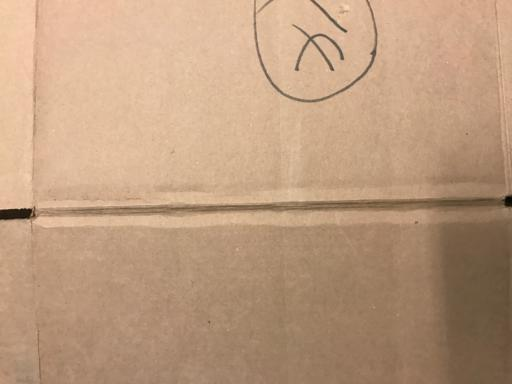
#> input picture data/raw/cardboard/cardboard1.jpg, 512 x 384 px; its folder holds only this picture in this run
$ python 02_eda.py
#> lines starting #> are read from the running program, lines starting #| are printed output that depends on the picture
"""
02_eda.py
---------
PHASE 2 — Exploratory Data Analysis (EDA)

Ye script har class ki images analyze karta hai:
1. Image resolution statistics
2. RGB channel distribution
3. Brightness analysis
4. Image file size analysis
5. Visualizations: bar chart, pie chart, histogram, box plot
"""

from pathlib import Path
import numpy as np
import matplotlib
matplotlib.use("Agg")
import matplotlib.pyplot as plt
from PIL import Image

RAW_DIR = Path(__file__).parent.parent / "data" / "raw"
OUTPUT_DIR = Path(__file__).parent.parent / "outputs"
CLASSES = ["cardboard", "glass", "paper"]
COLORS = {"cardboard": "#C9A24B", "glass": "#5DBEA3", "paper": "#7C8FA6"}


def collect_stats():
    """Har image se resolution, RGB means, brightness, aur file size collect karta hai."""
    print("=" * 60)
    print("Collecting image statistics...")
    print("=" * 60)

    records = []
    for cls in CLASSES:
        cls_dir = RAW_DIR / cls
        for img_path in cls_dir.glob("*.jpg"):
            with Image.open(img_path) as img:
                img_rgb = img.convert("RGB")
                arr = np.array(img_rgb)

                width, height = img.size
                file_size_kb = img_path.stat().st_size / 1024

                r_mean = arr[:, :, 0].mean()
                g_mean = arr[:, :, 1].mean()
                b_mean = arr[:, :, 2].mean()
                brightness = arr.mean()  # Overall brightness (avg of all channels)

                records.append({
                    "class": cls,
                    "width": width,
                    "height": height,
                    "file_size_kb": file_size_kb,
                    "r_mean": r_mean,
                    "g_mean": g_mean,
                    "b_mean": b_mean,
                    "brightness": brightness,
                })

    print(f"Collected stats for {len(records)} images")
    return records


def resolution_stats(records):
    print("\n" + "=" * 60)
    print("STEP 1: Image Resolution Statistics")
    print("=" * 60)
    widths = [r["width"] for r in records]
    heights = [r["height"] for r in records]
    print(f"  Width  -> min: {min(widths)}, max: {max(widths)}, mean: {np.mean(widths):.1f}")
    print(f"  Height -> min: {min(heights)}, max: {max(heights)}, mean: {np.mean(heights):.1f}")
    print(f"  Most common resolution: {max(set(zip(widths, heights)), key=lambda x: (widths.count(x[0]) if True else 0))}")


def plot_brightness_histogram(records):
    """Har class ki brightness distribution ka histogram."""
    fig, ax = plt.subplots(figsize=(9, 5))
    for cls in CLASSES:
        vals = [r["brightness"] for r in records if r["class"] == cls]
        ax.hist(vals, bins=25, alpha=0.6, label=cls, color=COLORS[cls])
    ax.set_title("Brightness Distribution by Class (Histogram)")
    ax.set_xlabel("Average Brightness (0-255)")
    ax.set_ylabel("Number of Images")
    ax.legend()
    plt.tight_layout()
    plt.savefig(OUTPUT_DIR / "03_brightness_histogram.png", dpi=150)
    plt.close()
    print("Saved: outputs/03_brightness_histogram.png")


def plot_filesize_boxplot(records):
    """Har class ki image file size ka box plot."""
    fig, ax = plt.subplots(figsize=(8, 5))
    data = [[r["file_size_kb"] for r in records if r["class"] == cls] for cls in CLASSES]
    bp = ax.boxplot(data, labels=CLASSES, patch_artist=True)
    for patch, cls in zip(bp["boxes"], CLASSES):
        patch.set_facecolor(COLORS[cls])
        patch.set_alpha(0.7)
    ax.set_title("Image File Size by Class (Box Plot)")
    ax.set_ylabel("File Size (KB)")
    plt.tight_layout()
    plt.savefig(OUTPUT_DIR / "04_filesize_boxplot.png", dpi=150)
    plt.close()
    print("Saved: outputs/04_filesize_boxplot.png")


def plot_rgb_distribution(records):
    """Har class ke average RGB channel values ka bar chart."""
    fig, ax = plt.subplots(figsize=(9, 5))
    x = np.arange(len(CLASSES))
    width = 0.25

    r_means = [np.mean([r["r_mean"] for r in records if r["class"] == c]) for c in CLASSES]
    g_means = [np.mean([r["g_mean"] for r in records if r["class"] == c]) for c in CLASSES]
    b_means = [np.mean([r["b_mean"] for r in records if r["class"] == c]) for c in CLASSES]

    ax.bar(x - width, r_means, width, label="Red channel", color="#D9534F")
    ax.bar(x, g_means, width, label="Green channel", color="#5CB85C")
    ax.bar(x + width, b_means, width, label="Blue channel", color="#5BC0DE")

    ax.set_xticks(x)
    ax.set_xticklabels(CLASSES)
    ax.set_ylabel("Average Channel Intensity (0-255)")
    ax.set_title("RGB Channel Distribution by Class")
    ax.legend()
    plt.tight_layout()
    plt.savefig(OUTPUT_DIR / "05_rgb_distribution.png", dpi=150)
    plt.close()
    print("Saved: outputs/05_rgb_distribution.png")


def plot_images_per_class(records):
    """Bar + pie chart - kitni images har class mein hain (EDA confirm)."""
    counts = {cls: sum(1 for r in records if r["class"] == cls) for cls in CLASSES}

    fig, axes = plt.subplots(1, 2, figsize=(12, 5))
    axes[0].bar(counts.keys(), counts.values(), color=[COLORS[c] for c in CLASSES])
    axes[0].set_title("Images per Class")
    axes[0].set_ylabel("Count")

    axes[1].pie(counts.values(), labels=counts.keys(), autopct="%1.1f%%",
                colors=[COLORS[c] for c in CLASSES])
    axes[1].set_title("Class Proportion")

    plt.tight_layout()
    plt.savefig(OUTPUT_DIR / "06_images_per_class_eda.png", dpi=150)
    plt.close()
    print("Saved: outputs/06_images_per_class_eda.png")


def main():
    OUTPUT_DIR.mkdir(exist_ok=True)
    records = collect_stats()
#> in collect_stats, img is the input picture: PIL image 512x384 RGB; mean R, G, B 189, 155.5, 126.7
#> in collect_stats, `r_mean = arr[:, :, 0].mean()`: r_mean = 189
#> in collect_stats, `g_mean = arr[:, :, 1].mean()`: g_mean = 155.5
#> in collect_stats, `b_mean = arr[:, :, 2].mean()`: b_mean = 126.7
#> in collect_stats, `brightness = arr.mean()`: brightness = 157.1
#| Collected stats for 2 images
#> records = 2 items

    resolution_stats(records)
#> in resolution_stats, `widths = [r["width"] for r in records]`: widths = [512, 512]
#> in resolution_stats, `heights = [r["height"] for r in records]`: heights = [384, 384]
#|   Width  -> min: 512, max: 512, mean: 512.0
#|   Height -> min: 384, max: 384, mean: 384.0
#|   Most common resolution: (512, 384)

    print("\n" + "=" * 60)
    print("STEP 2: Generating Visualizations")
    print("=" * 60)
    plot_images_per_class(records)
#> in plot_images_per_class, `counts = {cls: sum(1 for r in records if r["class"] == cls) for cls in..`: counts = {'cardboard': 1, 'glass': 1, 'paper': 0}
#> in plot_images_per_class, `plt.savefig(OUTPUT_DIR / "06_images_per_class_eda.png", dpi=150)`:
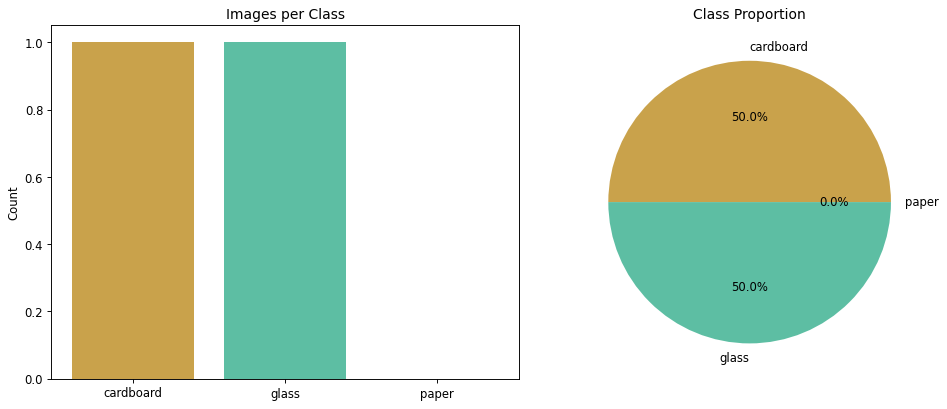
#> figure drawn by matplotlib, 2 panels
    plot_brightness_histogram(records)
#> the loop in plot_brightness_histogram, `for cls in CLASSES:` made 3 passes
#> vals on passes 1 to 2: [157.1], [169.1]
#> in plot_brightness_histogram, `plt.savefig(OUTPUT_DIR / "03_brightness_histogram.png", dpi=150)`:
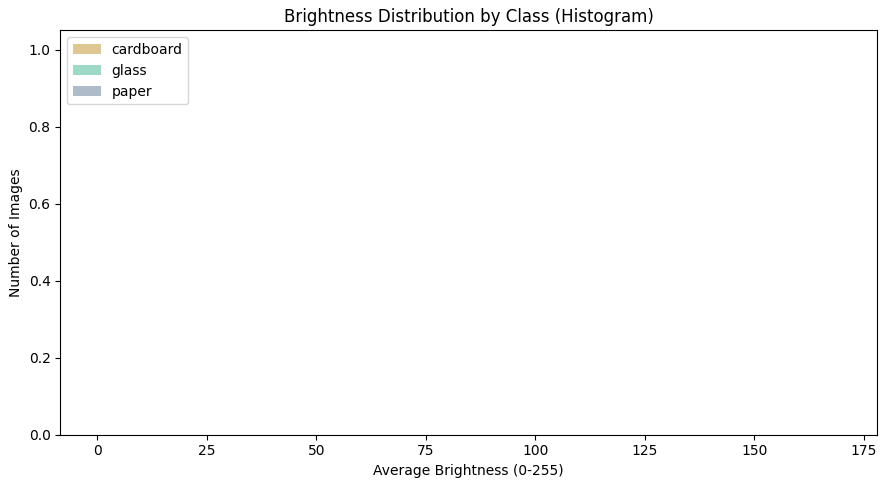
#> figure drawn by matplotlib, 1 panel; tallest bar 1 high, from x = 157.1 to 157.1; tallest bar 1 high, from x = 169 to 169.1
    plot_filesize_boxplot(records)
#> in plot_filesize_boxplot, `data = [[r["file_size_kb"] for r in records if r["class"] == cls] for ..`: data = [[16.93], [15.39], []]
#> in plot_filesize_boxplot, `bp = ax.boxplot(data, labels=CLASSES, patch_artist=True)`: bp = 6 items
#> the loop in plot_filesize_boxplot, `for patch, cls in zip(bp["boxes"], CLASSES):` made 3 passes
#> cls on passes 1 to 3: 'cardboard', 'glass', 'paper'
#> in plot_filesize_boxplot, `plt.savefig(OUTPUT_DIR / "04_filesize_boxplot.png", dpi=150)`:
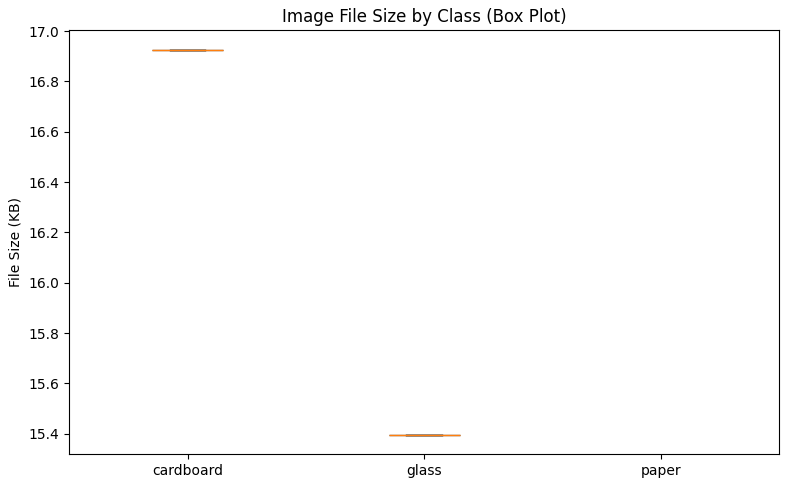
#> figure drawn by matplotlib, 1 panel
    plot_rgb_distribution(records)
#> in plot_rgb_distribution, `r_means = [np.mean([r["r_mean"] for r in records if r["class"] == c]) ..`: r_means = [189, 168.7, nan]
#> in plot_rgb_distribution, `g_means = [np.mean([r["g_mean"] for r in records if r["class"] == c]) ..`: g_means = [155.5, 166.4, nan]
#> in plot_rgb_distribution, `b_means = [np.mean([r["b_mean"] for r in records if r["class"] == c]) ..`: b_means = [126.7, 172, nan]
#> in plot_rgb_distribution, `plt.savefig(OUTPUT_DIR / "05_rgb_distribution.png", dpi=150)`:
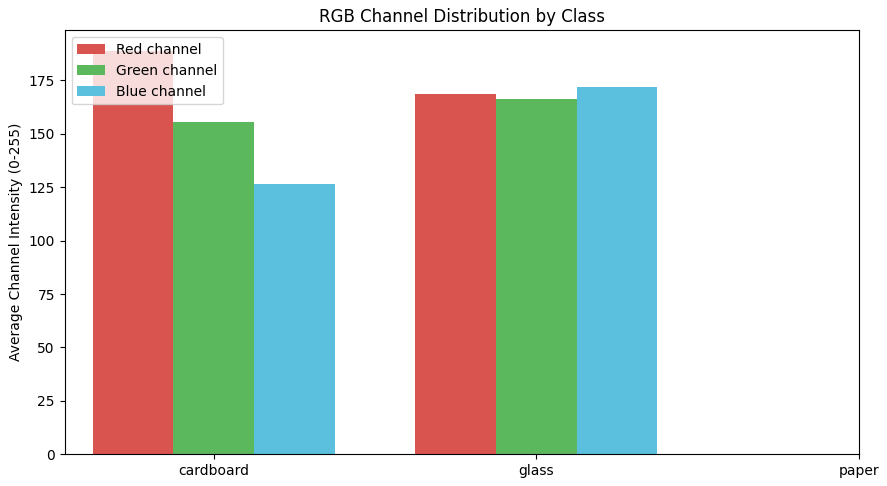
#> figure drawn by matplotlib, 1 panel; tallest bar 189 high, from x = -0.375 to -0.125; tallest bar 166.4 high, from x = 0.875 to 1.12; tallest bar 172 high, from x = 1.12 to 1.38

    print("\n✅ Phase 2 (EDA) complete. Ab 03_preprocessing_augmentation.py chalayein.")


if __name__ == "__main__":
    main()
